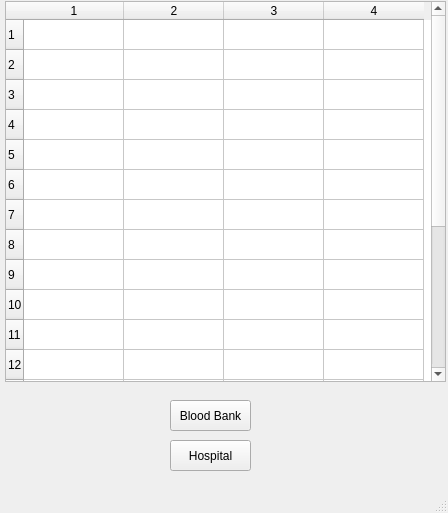
<?xml version="1.0" encoding="UTF-8"?>
<ui version="4.0">
 <class>MainWindow</class>
 <widget class="QMainWindow" name="MainWindow">
  <property name="geometry">
   <rect>
    <x>0</x>
    <y>0</y>
    <width>448</width>
    <height>513</height>
   </rect>
  </property>
  <property name="windowTitle">
   <string>MainWindow</string>
  </property>
  <widget class="QWidget" name="centralwidget">
   <widget class="QTableWidget" name="viewTV">
    <property name="geometry">
     <rect>
      <x>5</x>
      <y>1</y>
      <width>441</width>
      <height>381</height>
     </rect>
    </property>
    <property name="rowCount">
     <number>20</number>
    </property>
    <property name="columnCount">
     <number>4</number>
    </property>
    <row/>
    <row/>
    <row/>
    <row/>
    <row/>
    <row/>
    <row/>
    <row/>
    <row/>
    <row/>
    <row/>
    <row/>
    <row/>
    <row/>
    <row/>
    <row/>
    <row/>
    <row/>
    <row/>
    <row/>
    <column/>
    <column/>
    <column/>
    <column/>
   </widget>
   <widget class="QPushButton" name="BBBtn">
    <property name="geometry">
     <rect>
      <x>170</x>
      <y>400</y>
      <width>81</width>
      <height>31</height>
     </rect>
    </property>
    <property name="text">
     <string>Blood Bank</string>
    </property>
   </widget>
   <widget class="QPushButton" name="HBtn">
    <property name="geometry">
     <rect>
      <x>170</x>
      <y>440</y>
      <width>81</width>
      <height>31</height>
     </rect>
    </property>
    <property name="text">
     <string>Hospital</string>
    </property>
   </widget>
  </widget>
  <widget class="QStatusBar" name="statusbar"/>
  <action name="actionBlood_Bank">
   <property name="text">
    <string>Blood Bank</string>
   </property>
  </action>
  <action name="actionHospital">
   <property name="text">
    <string>Hospital</string>
   </property>
  </action>
 </widget>
 <resources/>
 <connections/>
</ui>
